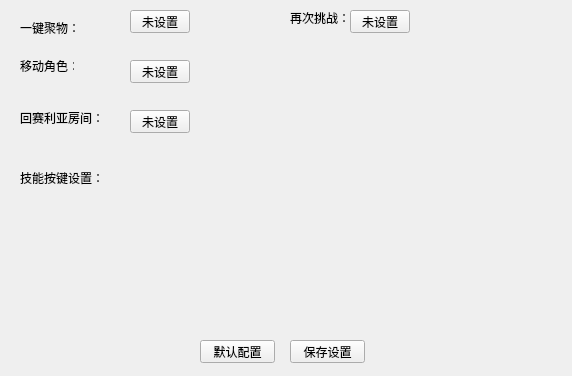
<?xml version="1.0" encoding="UTF-8"?>
<ui version="4.0">
 <class>Frame</class>
 <widget class="QFrame" name="Frame">
  <property name="geometry">
   <rect>
    <x>0</x>
    <y>0</y>
    <width>572</width>
    <height>376</height>
   </rect>
  </property>
  <property name="windowTitle">
   <string>按键配置</string>
  </property>
  <widget class="QPushButton" name="pushButton">
   <property name="geometry">
    <rect>
     <x>290</x>
     <y>340</y>
     <width>75</width>
     <height>23</height>
    </rect>
   </property>
   <property name="text">
    <string>保存设置</string>
   </property>
  </widget>
  <widget class="QLabel" name="label">
   <property name="geometry">
    <rect>
     <x>20</x>
     <y>20</y>
     <width>61</width>
     <height>16</height>
    </rect>
   </property>
   <property name="text">
    <string>一键聚物：</string>
   </property>
  </widget>
  <widget class="QPushButton" name="btn_one_key_gather">
   <property name="geometry">
    <rect>
     <x>130</x>
     <y>10</y>
     <width>60</width>
     <height>23</height>
    </rect>
   </property>
   <property name="text">
    <string>未设置</string>
   </property>
  </widget>
  <widget class="QLabel" name="label_2">
   <property name="geometry">
    <rect>
     <x>20</x>
     <y>110</y>
     <width>101</width>
     <height>16</height>
    </rect>
   </property>
   <property name="text">
    <string>回赛利亚房间：</string>
   </property>
  </widget>
  <widget class="QPushButton" name="btn_back_to_selia">
   <property name="geometry">
    <rect>
     <x>130</x>
     <y>110</y>
     <width>60</width>
     <height>23</height>
    </rect>
   </property>
   <property name="text">
    <string>未设置</string>
   </property>
  </widget>
  <widget class="QLabel" name="label_3">
   <property name="geometry">
    <rect>
     <x>20</x>
     <y>60</y>
     <width>54</width>
     <height>12</height>
    </rect>
   </property>
   <property name="text">
    <string>移动角色：</string>
   </property>
  </widget>
  <widget class="QPushButton" name="btn_move_character">
   <property name="geometry">
    <rect>
     <x>130</x>
     <y>60</y>
     <width>60</width>
     <height>23</height>
    </rect>
   </property>
   <property name="text">
    <string>未设置</string>
   </property>
  </widget>
  <widget class="QLabel" name="label_4">
   <property name="geometry">
    <rect>
     <x>20</x>
     <y>170</y>
     <width>81</width>
     <height>16</height>
    </rect>
   </property>
   <property name="text">
    <string>技能按键设置：</string>
   </property>
  </widget>
  <widget class="QWidget" name="gridLayoutWidget">
   <property name="geometry">
    <rect>
     <x>20</x>
     <y>200</y>
     <width>531</width>
     <height>121</height>
    </rect>
   </property>
   <layout class="QGridLayout" name="gridLayout">
    <property name="spacing">
     <number>5</number>
    </property>
   </layout>
  </widget>
  <widget class="QPushButton" name="pushButton2">
   <property name="geometry">
    <rect>
     <x>200</x>
     <y>340</y>
     <width>75</width>
     <height>23</height>
    </rect>
   </property>
   <property name="text">
    <string>默认配置</string>
   </property>
  </widget>
  <widget class="QPushButton" name="btn_challenge_again">
   <property name="geometry">
    <rect>
     <x>350</x>
     <y>10</y>
     <width>60</width>
     <height>23</height>
    </rect>
   </property>
   <property name="text">
    <string>未设置</string>
   </property>
  </widget>
  <widget class="QLabel" name="label_5">
   <property name="geometry">
    <rect>
     <x>290</x>
     <y>10</y>
     <width>61</width>
     <height>16</height>
    </rect>
   </property>
   <property name="text">
    <string>再次挑战：</string>
   </property>
  </widget>
 </widget>
 <resources/>
 <connections/>
</ui>
